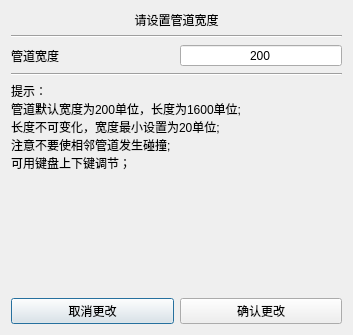
<?xml version="1.0" encoding="UTF-8"?>
<ui version="4.0">
 <class>WidthSetDialog</class>
 <widget class="QDialog" name="WidthSetDialog">
  <property name="geometry">
   <rect>
    <x>0</x>
    <y>0</y>
    <width>353</width>
    <height>335</height>
   </rect>
  </property>
  <property name="windowTitle">
   <string>Dialog</string>
  </property>
  <layout class="QHBoxLayout" name="horizontalLayout_3">
   <item>
    <layout class="QVBoxLayout" name="verticalLayout">
     <item>
      <widget class="QLabel" name="label_3">
       <property name="text">
        <string>请设置管道宽度</string>
       </property>
       <property name="alignment">
        <set>Qt::AlignCenter</set>
       </property>
      </widget>
     </item>
     <item>
      <widget class="Line" name="line">
       <property name="orientation">
        <enum>Qt::Horizontal</enum>
       </property>
      </widget>
     </item>
     <item>
      <layout class="QHBoxLayout" name="horizontalLayout">
       <item>
        <widget class="QLabel" name="label">
         <property name="text">
          <string>管道宽度</string>
         </property>
        </widget>
       </item>
       <item>
        <widget class="QSpinBox" name="WidthInputSpinBox">
         <property name="alignment">
          <set>Qt::AlignCenter</set>
         </property>
         <property name="buttonSymbols">
          <enum>QAbstractSpinBox::NoButtons</enum>
         </property>
         <property name="minimum">
          <number>1</number>
         </property>
         <property name="maximum">
          <number>4000</number>
         </property>
         <property name="value">
          <number>200</number>
         </property>
        </widget>
       </item>
      </layout>
     </item>
     <item>
      <widget class="Line" name="line_2">
       <property name="orientation">
        <enum>Qt::Horizontal</enum>
       </property>
      </widget>
     </item>
     <item>
      <widget class="QLabel" name="label_2">
       <property name="text">
        <string>提示：
管道默认宽度为200单位，长度为1600单位;
长度不可变化，宽度最小设置为20单位;
注意不要使相邻管道发生碰撞;
可用键盘上下键调节；</string>
       </property>
      </widget>
     </item>
     <item>
      <spacer name="verticalSpacer">
       <property name="orientation">
        <enum>Qt::Vertical</enum>
       </property>
       <property name="sizeHint" stdset="0">
        <size>
         <width>20</width>
         <height>40</height>
        </size>
       </property>
      </spacer>
     </item>
     <item>
      <layout class="QHBoxLayout" name="horizontalLayout_2">
       <item>
        <widget class="QPushButton" name="NoBtn">
         <property name="text">
          <string>取消更改</string>
         </property>
        </widget>
       </item>
       <item>
        <widget class="QPushButton" name="YesBtn">
         <property name="text">
          <string>确认更改</string>
         </property>
        </widget>
       </item>
      </layout>
     </item>
    </layout>
   </item>
  </layout>
 </widget>
 <resources/>
 <connections/>
</ui>
